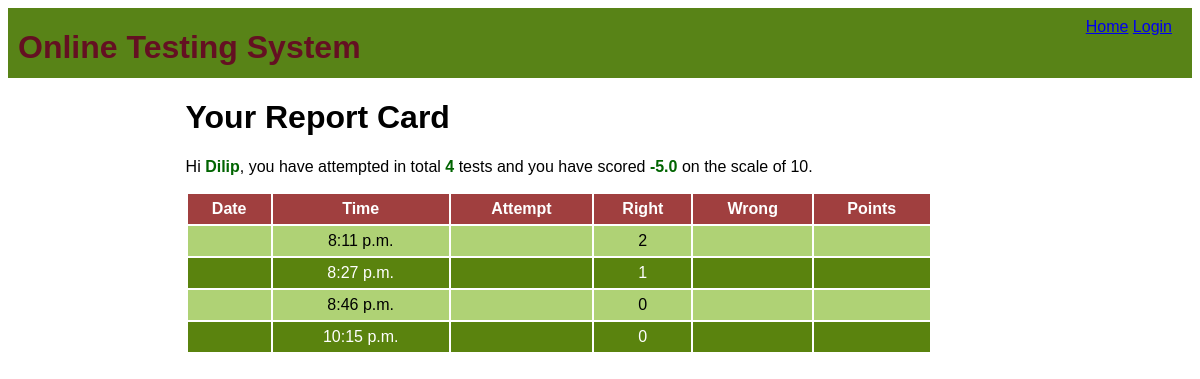
The app's page /ots/test-history (signed in) with its own data.
### ots/models.py (models this page shows)
class Candidate(models.Model):
    username=models.CharField(primary_key=True,max_length=20)
    password=models.CharField(null=False, max_length=20)
    name=models.CharField(null=False,max_length=30)
    test_attempted=models.IntegerField(default=0)
    points=models.FloatField(default=0.0)

class Result(models.Model):
    resultid=models.BigAutoField(primary_key=True,auto_created=True)
    username=models.ForeignKey(Candidate,on_delete=models.CASCADE)
    data=models.DateField(auto_now=True)
    time=models.TimeField(auto_now=True)
    attempt=models.IntegerField()
    right=models.IntegerField()
    wrong=models.IntegerField()
    points=models.FloatField()

### ots/views.py (the view)
# urls.py: path('test-history',testResultHistory,name='testHistory'),
def testResultHistory(request):
    if 'name' not in request.session.keys():
        res=HttpResponseRedirect("login")
    candidate=Candidate.objects.filter(username=request.session['username'])
    results=Result.objects.filter(username_id=candidate[0].username)
    context={'candidate':candidate[0],'results':results}
    res=render(request,'candidate_history.html',context)
    return res

### ots/templates/candidate_history.html (shortened to what this page needs)
{% extends 'main.html' %}
{% block top%}
<a href="{% url 'ots:home' %}">Home</a>
<a href="{% url 'ots:logout' %}">Login</a>
{%endblock %}
{% block content %}
<h1>Your Report Card</h1>
<p>Hi <span class="special">{{candidate.name}}</span>, you have attempted in total
    <span class="special">{{candidate.test_attempted}}</span> tests and you have scored <span class="special">{{candidate.points}}</span> on the scale of 10.</p>
<table>
    <tr>
        <th>Date</th>
        <th>Time</th>
        <th>Attempt</th>
        <th>Right</th>
        <th>Wrong</th>
        <th>Points</th>
    </tr>
    {% for r in results %}
    <tr>
        <td>{{r.date}}</td>
        <td>{{r.time}}</td>
        <td>{{r.Attempt}}</td>
        <td>{{r.right}}</td>
        <td>{{r.Wrong}}</td>
        <td>{{r.Points}}</td>
    </tr>
    {% endfor%}
</table>
{%endblock %}

### ots/static/theme.css (style rules this page uses)
* { font-family: 'Gill Sans', 'Gill Sans MT', Calibri, 'Trebuchet MS', sans-serif; }
table { width: 90%; }
table tr:nth-child(odd) { background-color: #5a830e; color: white; height: 30px; }
table tr:nth-child(even) { background-color: #AFD275; height: 30px; }
table tr:first-child { background-color: rgb(160, 63, 63); }
table td { text-align: center; }
span.special { color: darkgreen; font-weight: bold; }

### records on screen
Candidate: name "Dilip", test_attempted "4", points "-5.0"
Result: time "8:11 p.m.", right "2"
Result: time "8:27 p.m.", right "1"
Result: time "8:46 p.m.", right "0"
Result: time "10:15 p.m.", right "0"
